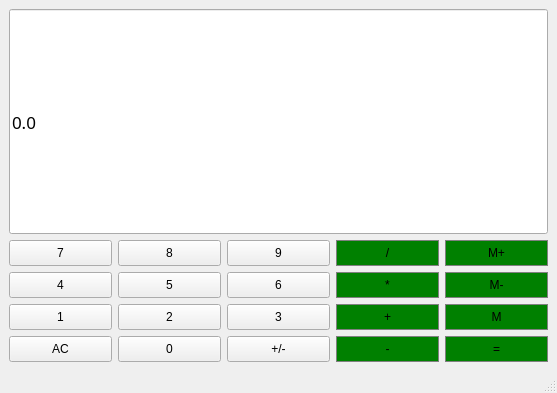
<?xml version="1.0" encoding="UTF-8"?>
<ui version="4.0">
 <class>Calculator</class>
 <widget class="QMainWindow" name="Calculator">
  <property name="geometry">
   <rect>
    <x>0</x>
    <y>0</y>
    <width>557</width>
    <height>393</height>
   </rect>
  </property>
  <property name="windowTitle">
   <string>Calculator</string>
  </property>
  <widget class="QWidget" name="centralwidget">
   <layout class="QGridLayout" name="gridLayout_2">
    <item row="0" column="0">
     <layout class="QGridLayout" name="gridLayout">
      <item row="9" column="2">
       <widget class="QPushButton" name="ChangeSign">
        <property name="sizePolicy">
         <sizepolicy hsizetype="Minimum" vsizetype="Expanding">
          <horstretch>0</horstretch>
          <verstretch>0</verstretch>
         </sizepolicy>
        </property>
        <property name="text">
         <string>+/-</string>
        </property>
       </widget>
      </item>
      <item row="2" column="2">
       <widget class="QPushButton" name="Buttom9">
        <property name="sizePolicy">
         <sizepolicy hsizetype="Minimum" vsizetype="Expanding">
          <horstretch>0</horstretch>
          <verstretch>0</verstretch>
         </sizepolicy>
        </property>
        <property name="text">
         <string>9</string>
        </property>
       </widget>
      </item>
      <item row="7" column="2">
       <widget class="QPushButton" name="Button6">
        <property name="sizePolicy">
         <sizepolicy hsizetype="Minimum" vsizetype="Expanding">
          <horstretch>0</horstretch>
          <verstretch>0</verstretch>
         </sizepolicy>
        </property>
        <property name="text">
         <string>6</string>
        </property>
       </widget>
      </item>
      <item row="2" column="4">
       <widget class="QPushButton" name="MemAdd">
        <property name="sizePolicy">
         <sizepolicy hsizetype="Minimum" vsizetype="Expanding">
          <horstretch>0</horstretch>
          <verstretch>0</verstretch>
         </sizepolicy>
        </property>
        <property name="styleSheet">
         <string notr="true">QPushButton {
	background-color: green;
	border: 1px solid gray;
	padding: 5px;
}</string>
        </property>
        <property name="text">
         <string>M+</string>
        </property>
       </widget>
      </item>
      <item row="2" column="1">
       <widget class="QPushButton" name="Button8">
        <property name="sizePolicy">
         <sizepolicy hsizetype="Minimum" vsizetype="Expanding">
          <horstretch>0</horstretch>
          <verstretch>0</verstretch>
         </sizepolicy>
        </property>
        <property name="text">
         <string>8</string>
        </property>
       </widget>
      </item>
      <item row="9" column="4">
       <widget class="QPushButton" name="Equals">
        <property name="sizePolicy">
         <sizepolicy hsizetype="Minimum" vsizetype="Expanding">
          <horstretch>0</horstretch>
          <verstretch>0</verstretch>
         </sizepolicy>
        </property>
        <property name="styleSheet">
         <string notr="true">QPushButton {
	background-color: green;
	border: 1px solid gray;
	padding: 5px;
}</string>
        </property>
        <property name="text">
         <string>=</string>
        </property>
       </widget>
      </item>
      <item row="2" column="3">
       <widget class="QPushButton" name="Divide">
        <property name="sizePolicy">
         <sizepolicy hsizetype="Minimum" vsizetype="Expanding">
          <horstretch>0</horstretch>
          <verstretch>0</verstretch>
         </sizepolicy>
        </property>
        <property name="styleSheet">
         <string notr="true">QPushButton {
	background-color: green;
	border: 1px solid gray;
	padding: 5px;
}</string>
        </property>
        <property name="text">
         <string>/</string>
        </property>
       </widget>
      </item>
      <item row="8" column="2">
       <widget class="QPushButton" name="Button3">
        <property name="sizePolicy">
         <sizepolicy hsizetype="Minimum" vsizetype="Expanding">
          <horstretch>0</horstretch>
          <verstretch>0</verstretch>
         </sizepolicy>
        </property>
        <property name="text">
         <string>3</string>
        </property>
       </widget>
      </item>
      <item row="8" column="1">
       <widget class="QPushButton" name="Button2">
        <property name="sizePolicy">
         <sizepolicy hsizetype="Minimum" vsizetype="Expanding">
          <horstretch>0</horstretch>
          <verstretch>0</verstretch>
         </sizepolicy>
        </property>
        <property name="text">
         <string>2</string>
        </property>
       </widget>
      </item>
      <item row="9" column="3">
       <widget class="QPushButton" name="Subtract">
        <property name="sizePolicy">
         <sizepolicy hsizetype="Minimum" vsizetype="Expanding">
          <horstretch>0</horstretch>
          <verstretch>0</verstretch>
         </sizepolicy>
        </property>
        <property name="styleSheet">
         <string notr="true">QPushButton {
	background-color: green;
	border: 1px solid gray;
	padding: 5px;
}</string>
        </property>
        <property name="text">
         <string>-</string>
        </property>
       </widget>
      </item>
      <item row="7" column="1">
       <widget class="QPushButton" name="Button5">
        <property name="sizePolicy">
         <sizepolicy hsizetype="Minimum" vsizetype="Expanding">
          <horstretch>0</horstretch>
          <verstretch>0</verstretch>
         </sizepolicy>
        </property>
        <property name="text">
         <string>5</string>
        </property>
       </widget>
      </item>
      <item row="7" column="3">
       <widget class="QPushButton" name="Multiply">
        <property name="sizePolicy">
         <sizepolicy hsizetype="Minimum" vsizetype="Expanding">
          <horstretch>0</horstretch>
          <verstretch>0</verstretch>
         </sizepolicy>
        </property>
        <property name="styleSheet">
         <string notr="true">QPushButton {
	background-color: green;
	border: 1px solid gray;
	padding: 5px;
}</string>
        </property>
        <property name="text">
         <string>*</string>
        </property>
       </widget>
      </item>
      <item row="7" column="4">
       <widget class="QPushButton" name="MemClear">
        <property name="sizePolicy">
         <sizepolicy hsizetype="Minimum" vsizetype="Expanding">
          <horstretch>0</horstretch>
          <verstretch>0</verstretch>
         </sizepolicy>
        </property>
        <property name="styleSheet">
         <string notr="true">QPushButton {
	background-color: green;
	border: 1px solid gray;
	padding: 5px;
}</string>
        </property>
        <property name="text">
         <string>M-</string>
        </property>
       </widget>
      </item>
      <item row="9" column="1">
       <widget class="QPushButton" name="Button0">
        <property name="sizePolicy">
         <sizepolicy hsizetype="Minimum" vsizetype="Expanding">
          <horstretch>0</horstretch>
          <verstretch>0</verstretch>
         </sizepolicy>
        </property>
        <property name="text">
         <string>0</string>
        </property>
       </widget>
      </item>
      <item row="8" column="3">
       <widget class="QPushButton" name="Add">
        <property name="sizePolicy">
         <sizepolicy hsizetype="Minimum" vsizetype="Expanding">
          <horstretch>0</horstretch>
          <verstretch>0</verstretch>
         </sizepolicy>
        </property>
        <property name="styleSheet">
         <string notr="true">QPushButton {
	background-color: green;
	border: 1px solid gray;
	padding: 5px;
}</string>
        </property>
        <property name="text">
         <string>+</string>
        </property>
       </widget>
      </item>
      <item row="8" column="4">
       <widget class="QPushButton" name="MemGet">
        <property name="sizePolicy">
         <sizepolicy hsizetype="Minimum" vsizetype="Expanding">
          <horstretch>0</horstretch>
          <verstretch>0</verstretch>
         </sizepolicy>
        </property>
        <property name="styleSheet">
         <string notr="true">QPushButton {
	background-color: green;
	border: 1px solid gray;
	padding: 5px;
}</string>
        </property>
        <property name="text">
         <string>M</string>
        </property>
       </widget>
      </item>
      <item row="2" column="0">
       <widget class="QPushButton" name="Button7">
        <property name="sizePolicy">
         <sizepolicy hsizetype="Minimum" vsizetype="Expanding">
          <horstretch>0</horstretch>
          <verstretch>0</verstretch>
         </sizepolicy>
        </property>
        <property name="text">
         <string>7</string>
        </property>
       </widget>
      </item>
      <item row="7" column="0">
       <widget class="QPushButton" name="Button4">
        <property name="sizePolicy">
         <sizepolicy hsizetype="Minimum" vsizetype="Expanding">
          <horstretch>0</horstretch>
          <verstretch>0</verstretch>
         </sizepolicy>
        </property>
        <property name="text">
         <string>4</string>
        </property>
       </widget>
      </item>
      <item row="8" column="0">
       <widget class="QPushButton" name="Button1">
        <property name="sizePolicy">
         <sizepolicy hsizetype="Minimum" vsizetype="Expanding">
          <horstretch>0</horstretch>
          <verstretch>0</verstretch>
         </sizepolicy>
        </property>
        <property name="text">
         <string>1</string>
        </property>
       </widget>
      </item>
      <item row="9" column="0">
       <widget class="QPushButton" name="Clear">
        <property name="sizePolicy">
         <sizepolicy hsizetype="Minimum" vsizetype="Expanding">
          <horstretch>0</horstretch>
          <verstretch>0</verstretch>
         </sizepolicy>
        </property>
        <property name="text">
         <string>AC</string>
        </property>
       </widget>
      </item>
      <item row="0" column="0" rowspan="2" colspan="5">
       <widget class="QLineEdit" name="Display">
        <property name="sizePolicy">
         <sizepolicy hsizetype="Expanding" vsizetype="Expanding">
          <horstretch>0</horstretch>
          <verstretch>20</verstretch>
         </sizepolicy>
        </property>
        <property name="font">
         <font>
          <family>American Typewriter</family>
          <pointsize>13</pointsize>
          <weight>50</weight>
          <bold>false</bold>
         </font>
        </property>
        <property name="styleSheet">
         <string notr="true">QPushButton {
	background-color: pink;
	border: 1px solid gray;
	padding: 5px;
}</string>
        </property>
        <property name="text">
         <string>0.0</string>
        </property>
       </widget>
      </item>
     </layout>
    </item>
   </layout>
  </widget>
  <widget class="QMenuBar" name="menubar">
   <property name="geometry">
    <rect>
     <x>0</x>
     <y>0</y>
     <width>557</width>
     <height>24</height>
    </rect>
   </property>
  </widget>
  <widget class="QStatusBar" name="statusbar"/>
 </widget>
 <resources/>
 <connections/>
</ui>
